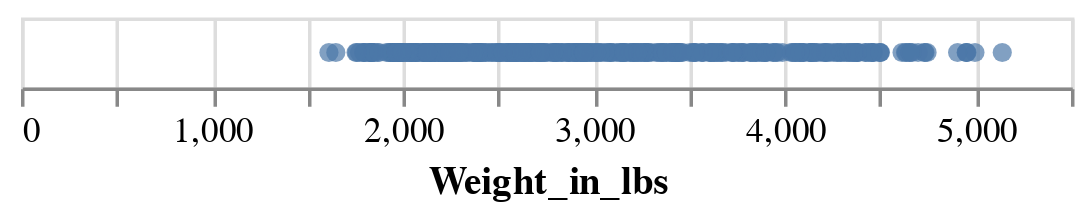

Write notebook code for a chart like this one.
### Markdown cell above
Let's create a chart using the `circle` mark type, and one encoding channel.  Here we will encode the `"Weight_in_lbs"` feature in the visual channel `X`, which specifies the position along the x-axis direction.

**Comment**: In online examples, you will typically see the syntax `x="Weight_in_lbs"` instead of `alt.X("Weight_in_lbs")` for this kind of basic usage, but the latter is necessary for customizing the encoding, so we start with it directly.

### Code cell
alt.Chart(df).mark_circle().encode(
    alt.X("Weight_in_lbs"),
)

### Figure 1 — Vega-Lite specification as saved in the notebook (floating-point values rounded to 4 significant figures; data arrays with more than 128 entries replaced by an {"elided": "..."} marker saying what was removed)
{"config": {"view": {"continuousWidth": 300, "continuousHeight": 300}}, "data": {"name": "data-583e73726c1545c56c203344161a975c"}, "mark": {"type": "circle"}, "encoding": {"x": {"field": "Weight_in_lbs", "type": "quantitative"}}, "$schema": "https://vega.github.io/schema/vega-lite/v5.20.1.json", "datasets": {"data-583e73726c1545c56c203344161a975c": {"elided": "406 records"}}}
